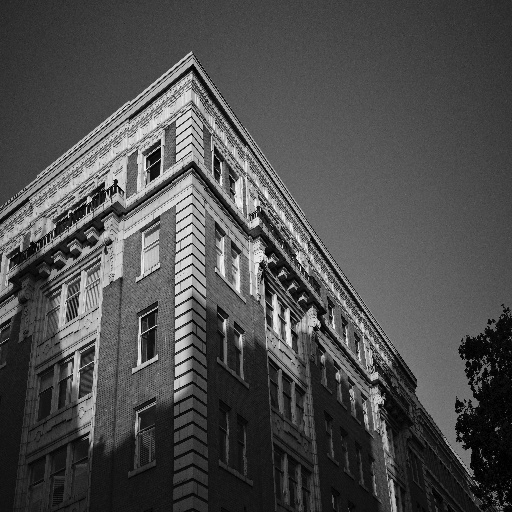
#> input picture processed/grayscale/building/ananas-j-92jSoZ2ab1Y-unsplash.jpg, 512 x 512 px; its folder holds only this picture in this run
$ python all_metrics.py
#> lines starting #> are read from the running program, lines starting #| are printed output that depends on the picture
import cv2
import os
import time
import numpy as np
import pandas as pd

input_folder = "processed/grayscale"
output_csv = "all_metrics_results.csv"

results = []

for category in os.listdir(input_folder):
    category_path = os.path.join(input_folder, category)

    if not os.path.isdir(category_path):
        continue

    for filename in os.listdir(category_path):
        img_path = os.path.join(category_path, filename)

        img = cv2.imread(img_path)
#> img is the input picture: shape (512, 512, 3); min 0, max 250, mean 77.4
        if img is None:
            continue

        gray = cv2.cvtColor(img, cv2.COLOR_BGR2GRAY)

        # HARRIS
        start = time.time()
        harris = cv2.cornerHarris(np.float32(gray), 2, 3, 0.04)
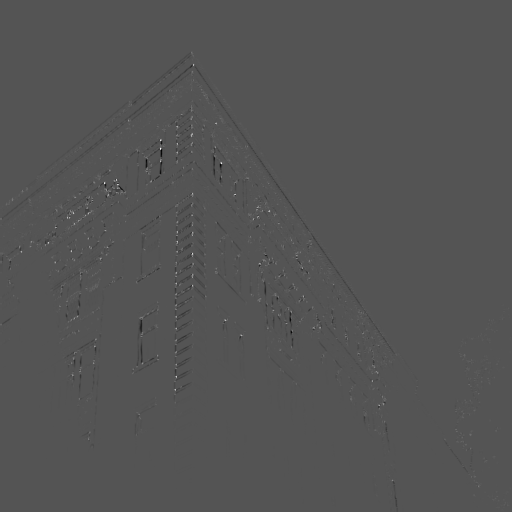
#> harris: shape (512, 512) float32; min -61336812, max 124603480, mean -25307.8; drawn with min black and max white
        harris = cv2.dilate(harris, None)
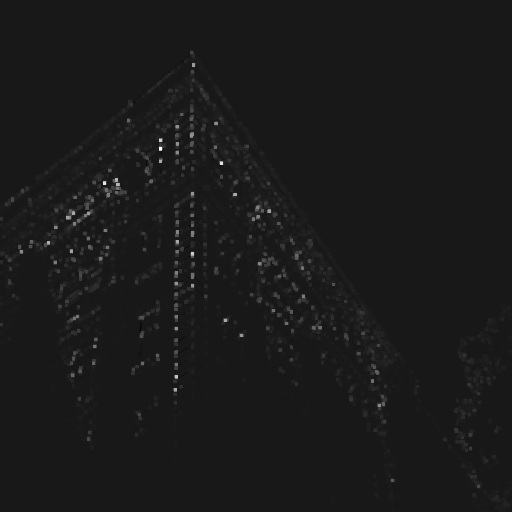
#> harris: shape (512, 512) float32; min -13382774, max 124603480, mean 986943.6; drawn with min black and max white
        harris_count = np.sum(harris > 0.01 * harris.max())
#> harris_count = 32776
        harris_time = (time.time() - start) * 1000

        results.append([category, filename, "Harris", int(harris_count), round(harris_time, 4)])

        # SHI-TOMASI
        start = time.time()
        shi_corners = cv2.goodFeaturesToTrack(gray, 100, 0.01, 10)
#> shi_corners = 100 rows, first 8: [159, 148], [191, 134], [224, 319], [193, 64], [117, 184], [105, 188], [175, 293], [259, 263]
        shi_count = len(shi_corners) if shi_corners is not None else 0
#> shi_count = 100
        shi_time = (time.time() - start) * 1000

        results.append([category, filename, "Shi-Tomasi", int(shi_count), round(shi_time, 4)])

        # FAST
        fast = cv2.FastFeatureDetector_create()
        start = time.time()
        fast_keypoints = fast.detect(gray, None)
#> fast_keypoints = 8657 keypoints; strongest (x, y, size): (154, 163, 7), (152, 327, 7), (158, 160, 7), (79, 218, 7)
        fast_count = len(fast_keypoints)
#> fast_count = 8657
        fast_time = (time.time() - start) * 1000

        results.append([category, filename, "FAST", int(fast_count), round(fast_time, 4)])

        # ORB
        orb = cv2.ORB_create(nfeatures=500)
        start = time.time()
        orb_keypoints, descriptors = orb.detectAndCompute(gray, None)
#> orb_keypoints = 500 keypoints; strongest (x, y, size): (116, 181, 31), (115, 181, 37.2), (117, 189, 31), (114, 180, 31)
        orb_count = len(orb_keypoints) if orb_keypoints is not None else 0
#> orb_count = 500
        orb_time = (time.time() - start) * 1000

        results.append([category, filename, "ORB", int(orb_count), round(orb_time, 4)])
#> pass 2 of the loop `for category in os.listdir(input_folder):`:
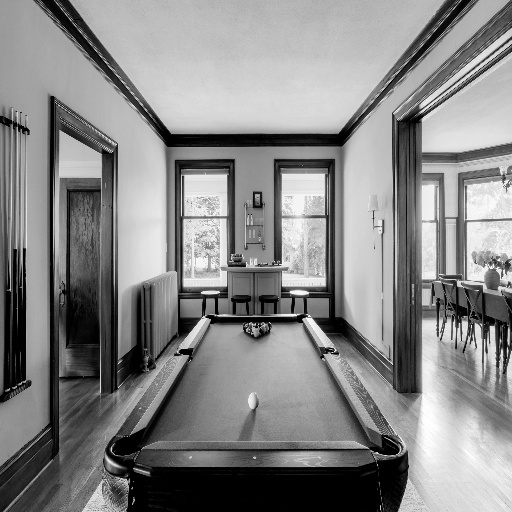
#> input picture processed/grayscale/indoor/clay-banks-v2HDOrh-K3s-unsplash.jpg, 512 x 512 px
#> img is the input picture: shape (512, 512, 3); min 0, max 255, mean 134.8
#> `harris = cv2.cornerHarris(np.float32(gray), 2, 3, 0.04)`:
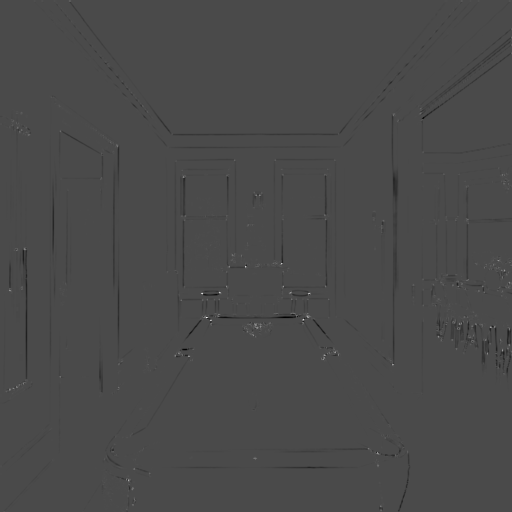
#> harris: shape (512, 512) float32; min -56082764, max 135254832, mean -359468.4; drawn with min black and max white
#> `harris = cv2.dilate(harris, None)`:
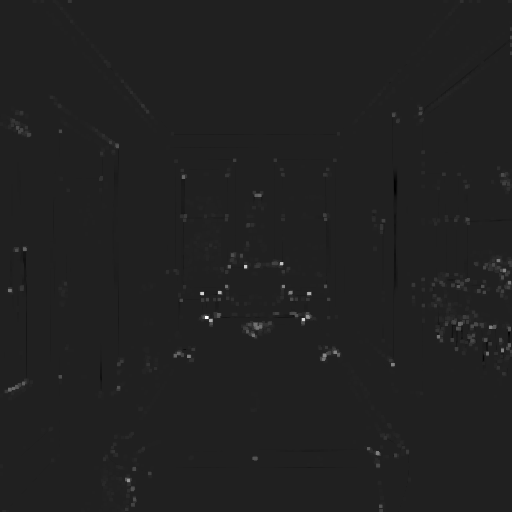
#> harris: shape (512, 512) float32; min -19925736, max 135254832, mean 365333.3; drawn with min black and max white
#> harris_count = 10725
#> shi_corners = 100 rows, first 8: [303, 319], [201, 292], [206, 316], [289, 292], [219, 292], [323, 357], [308, 292], [509, 282]
#> fast_keypoints = 4844 keypoints; strongest (x, y, size): (380, 506, 7), (303, 319, 7), (377, 452, 7), (490, 326, 7)
#> fast_count = 4844
#> orb_keypoints = 500 keypoints; strongest (x, y, size): (303, 319, 31), (292, 311, 31), (207, 317, 31), (305, 316, 31)

df = pd.DataFrame(results, columns=[
    "Kategori",
    "Dosya",
    "Algoritma",
    "Kose_Sayisi",
    "Sure_ms"
])
#> df = table of 8 rows and 5 columns

df.to_csv(output_csv, index=False, encoding="utf-8-sig")

summary = df.groupby("Algoritma").agg({
    "Kose_Sayisi": "mean",
    "Sure_ms": "mean"
}).reset_index()
#> summary = table of 4 rows and 3 columns

summary["Kose_Sayisi"] = summary["Kose_Sayisi"].round(2)
summary["Sure_ms"] = summary["Sure_ms"].round(4)

print("\n=== TUM GORUNTULER ICIN ORTALAMA METRIK SONUCLARI ===\n")
print(summary.to_string(index=False))
#|  Algoritma  Kose_Sayisi  Sure_ms
#|       FAST       6750.5  10.1399
#|     Harris      21750.5  28.9367
#|        ORB        500.0   8.8596
#| Shi-Tomasi        100.0   5.9591

summary.to_csv("all_metrics_summary.csv", index=False, encoding="utf-8-sig")

print("\nDosyalar olusturuldu:")
print("- all_metrics_results.csv")
print("- all_metrics_summary.csv")
